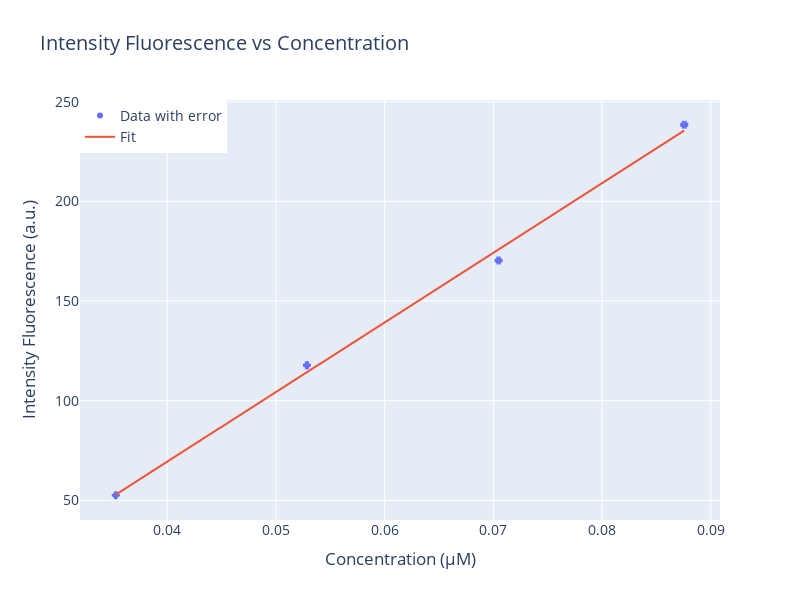

Source (notebook cell):
### Code cell
# fit lineare del primo set di dati:
limit = 0.1
def F_C_fit_linear(C,k,y0):
    return k*C + y0

I2 = I[A < limit]
sigmaI2 =sigmaI[A < limit] 

A2 = A[A <limit] 
sigmaA2 = sigmaA[A < limit]

# iteration 0
popt, pcov = curve_fit(F_C_fit_linear, A2, I2, p0=[1000,1.0],sigma=sigmaI2,maxfev=10000)
k, y0 = popt
error_k, error_y0 = np.sqrt(np.diag(pcov))

# iteration 1
dFdC = np.abs(k*F0*np.exp(-k*A2)) # propagate error on C
sigmaTot = np.sqrt(sigmaI2**2 + (dFdC*sigmaA2)**2) # propagate error on I
popt, pcov = curve_fit(F_C_fit_linear, A2, I2, p0=[k,y0],sigma=sigmaTot)
k, y0 = popt
error_k, error_y0 = np.sqrt(np.diag(pcov))


# print('F0:',final_val(F0,error_F0,decimals=0,udm='a.u.'))
print('k:',final_val(k,error_k,decimals=3,udm='μM^-1'))
print('y0:',final_val(y0,error_y0,decimals=3,udm='a.u.'))

# Create a scatter plot with error bars using Plotly
fig = go.Figure()

# Add data points with error bars
fig.add_trace(go.Scatter(
    x=A2,
    y=I2,
    error_y=dict(
        type='data',
        array=sigmaI2,
        visible=True
    ),
    error_x=dict(
        type='data',
        array=sigmaA2,
        visible=True
    ),
    mode='markers',
    name='Data with error'
))

# Add the fitted curve
a = np.linspace(np.min(A2), np.max(A2), 1000)
fig.add_trace(go.Scatter(
    x=a,
    y=F_C_fit_linear(a, *popt),
    mode='lines',
    name='Fit'
))

# Update layout for log scale and labels
fig.update_layout(
    xaxis=dict(
        title='Concentration (μM)',
        # type='log'
    ),
    yaxis=dict(
        title='Intensity Fluorescence (a.u.)'
    ),
    title='Intensity Fluorescence vs Concentration',
    height=600,
    width=800,
    legend=dict(x=0, y=1),
    font=dict(size=14)
)

fig.write_html(dir_path +r"\html\FvsAfit_linear.html")
fig.write_image(dir_path + r"\images\FvsAfit_lnear.png")
fig.show()

### Figure 1 — Plotly figure (JSON) as saved in the notebook; plotly's stock layout.template omitted (floating-point values rounded to 4 significant figures; data arrays with more than 128 entries replaced by an {"elided": "..."} marker saying what was removed)
{"data": [{"error_x": {"array": [0.0001244, 0.0001069, 8.533e-05, 6.075e-05], "type": "data", "visible": true}, "error_y": {"array": [0.5113, 0.3503, 0.2465, 0.1114], "type": "data", "visible": true}, "mode": "markers", "name": "Data with error", "type": "scatter", "x": [0.08755, 0.07048, 0.05284, 0.03527], "y": [238.4, 170.3, 117.7, 52.56]}, {"mode": "lines", "name": "Fit", "type": "scatter", "x": {"elided": "1000 float values"}, "y": {"elided": "1000 float values"}}], "layout": {"font": {"size": 14}, "height": 600, "legend": {"x": 0, "y": 1}, "title": {"text": "Intensity Fluorescence vs Concentration"}, "width": 800, "xaxis": {"title": {"text": "Concentration (μM)"}}, "yaxis": {"title": {"text": "Intensity Fluorescence (a.u.)"}}}}
